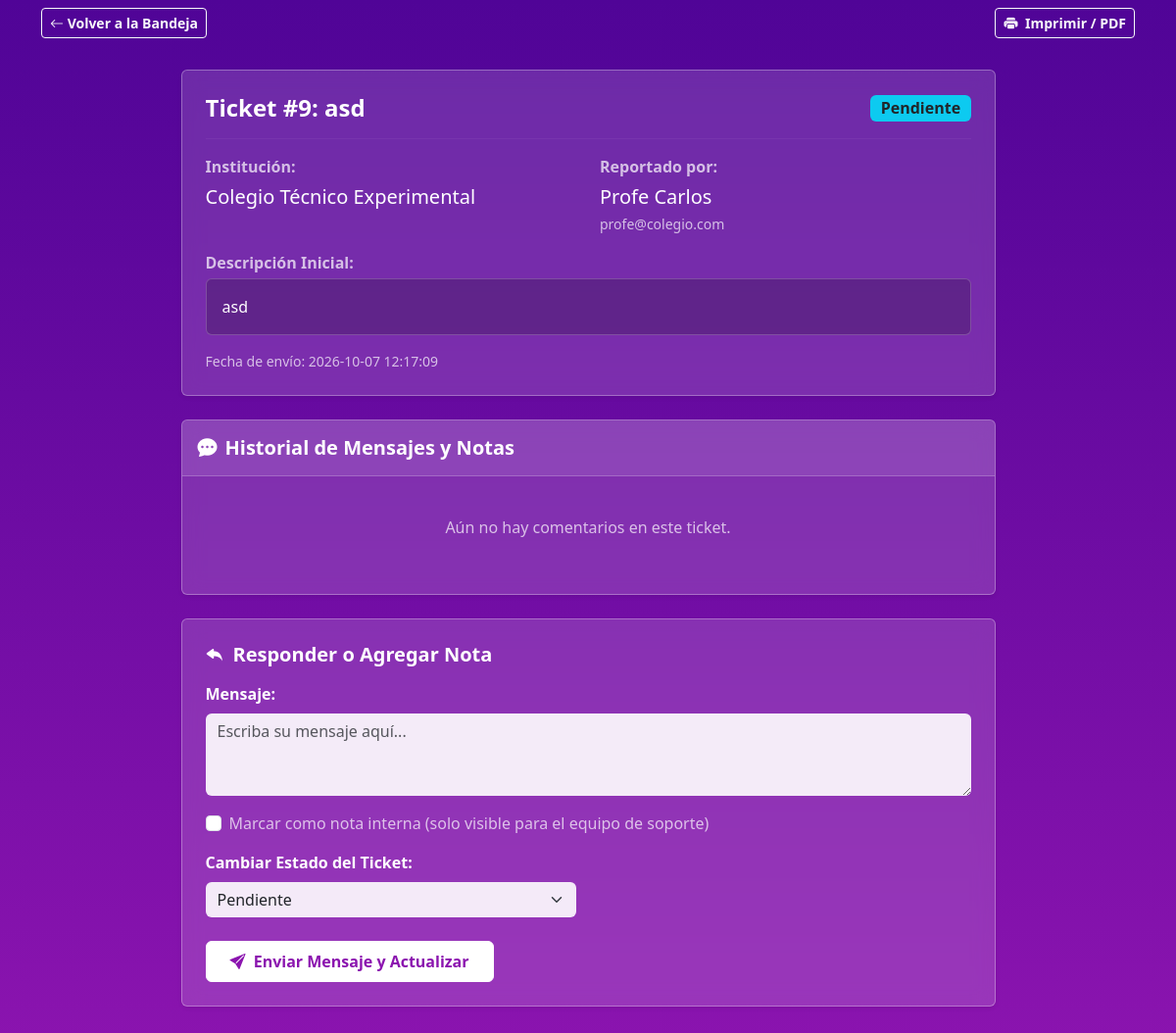
The page /ver_ticket.php?id=9 (signed in) on the database its author committed.
### tables this page shows
CREATE TABLE `tickets` (
  `ticket_id` int(11) NOT NULL,
  `colegio_id` int(11) NOT NULL,
  `usuario_id` int(11) NOT NULL,
  `asignado_a` int(11) DEFAULT NULL,
  `categoria` varchar(50) NOT NULL,
  `prioridad` enum('Baja','Media','Alta','Urgente') DEFAULT 'Media',
  `estado` enum('Pendiente','En Proceso','Resuelto','Cerrado') DEFAULT 'Pendiente',
  `asunto` varchar(150) NOT NULL,
  `descripcion` text NOT NULL,
  `archivo_adjunto` varchar(255) DEFAULT NULL,
  `fecha_creacion` datetime DEFAULT current_timestamp()
);

CREATE TABLE `colegios` (
  `colegio_id` int(11) NOT NULL,
  `nombre` varchar(100) NOT NULL,
  `codigo_institucion` varchar(50) NOT NULL,
  `correo_contacto` varchar(100) DEFAULT NULL
);

CREATE TABLE `usuarios` (
  `usuario_id` int(11) NOT NULL,
  `colegio_id` int(11) DEFAULT NULL,
  `nombre` varchar(100) NOT NULL,
  `correo` varchar(100) NOT NULL,
  `contrasena` varchar(255) NOT NULL,
  `rol` enum('profesor','administrativo','soporte') NOT NULL
);

### ver_ticket.php (the view, shortened to what this page needs)
<?php
include 'conexion.php';
$ticket_id = intval($_GET['id']);
$sql = "SELECT t.*, c.nombre AS nombre_colegio, u.nombre AS nombre_usuario, u.correo AS correo_usuario
        FROM tickets t
        INNER JOIN colegios c ON t.colegio_id = c.colegio_id
        INNER JOIN usuarios u ON t.usuario_id = u.usuario_id
        WHERE t.ticket_id = ?";
$stmt = mysqli_prepare($conexion, $sql);
mysqli_stmt_bind_param($stmt, "i", $ticket_id);
mysqli_stmt_execute($stmt);
$resultado = mysqli_stmt_get_result($stmt);
$ticket = mysqli_fetch_assoc($resultado);
$sql_comentarios = "SELECT c.*, u.nombre AS nombre_autor, u.rol AS rol_autor
                    FROM comentarios_tickets c
                    INNER JOIN usuarios u ON c.usuario_id = u.usuario_id
                    WHERE c.ticket_id = ?
                    ORDER BY c.fecha ASC";
$stmt_c = mysqli_prepare($conexion, $sql_comentarios);
mysqli_stmt_bind_param($stmt_c, "i", $ticket_id);
mysqli_stmt_execute($stmt_c);
$res_comentarios = mysqli_stmt_get_result($stmt_c);
?>
<!DOCTYPE html>
<html lang="es">
<head>
    <link href="https://cdn.jsdelivr.net/npm/bootstrap@5.3.3/dist/css/bootstrap.min.css" rel="stylesheet">
    <link rel="stylesheet" href="https://cdn.jsdelivr.net/npm/bootstrap-icons@1.11.3/font/bootstrap-icons.min.css">
</head>
<body>
    <nav class="navbar navbar-dark mb-4 ocultar-al-imprimir">
        <div class="container d-flex justify-content-between">
            <a class="btn btn-outline-light btn-sm fw-bold" href="admin_tickets.php">
                <i class="bi bi-arrow-left"></i> Volver a la Bandeja
            </a>
            <button onclick="window.print()" class="btn btn-outline-light btn-sm fw-bold">
                <i class="bi bi-printer-fill me-1"></i> Imprimir / PDF
            </button>
        </div>
    </nav>
    <div class="container mb-5">
        <div class="row justify-content-center">
            <div class="col-md-9">
                <div class="card card-glass shadow-sm mb-4">
                    <div class="card-body p-4">
                        <div class="d-flex justify-content-between align-items-center mb-3">
                            <h4 class="fw-bold mb-0">Ticket #<?php echo $ticket['ticket_id']; ?>: <?php echo htmlspecialchars($ticket['asunto']); ?></h4>
                            <span class="badge bg-info text-dark fs-6"><?php echo $ticket['estado']; ?></span>
                        </div>
                        <hr style="border-color: rgba(255,255,255,0.2);">
                        <div class="row mb-3">
                            <div class="col-md-6">
                                <p class="mb-1 text-muted-glass fw-bold">Institución:</p>
                                <p class="fs-5 mb-0"><?php echo htmlspecialchars($ticket['nombre_colegio']); ?></p>
                            </div>
                            <div class="col-md-6">
                                <p class="mb-1 text-muted-glass fw-bold">Reportado por:</p>
                                <p class="fs-5 mb-0"><?php echo htmlspecialchars($ticket['nombre_usuario']); ?></p>
                                <small class="text-muted-glass"><?php echo htmlspecialchars($ticket['correo_usuario']); ?></small>
                            </div>
                        </div>
                        <div class="mb-3">
                            <p class="mb-1 text-muted-glass fw-bold">Descripción Inicial:</p>
                            <div class="p-3 rounded border" style="background-color: rgba(0,0,0,0.2); border-color: rgba(255,255,255,0.2) !important;">
                                <?php echo nl2br(htmlspecialchars($ticket['descripcion'])); ?>
                            </div>
                        </div>
                        <p class="text-muted-glass small mb-0 mt-3">Fecha de envío: <?php echo $ticket['fecha_creacion']; ?></p>
                    </div>
                </div>
                <div class="card card-glass shadow-sm mb-4">
                    <div class="card-header py-3">
                        <h5 class="mb-0 fw-bold"><i class="bi bi-chat-dots-fill me-2"></i>Historial de Mensajes y Notas</h5>
                    </div>
                    <div class="card-body p-4">
                        <?php
                        if (mysqli_num_rows($res_comentarios) > 0) {
                            while ($com = mysqli_fetch_assoc($res_comentarios)) {
                                $esSoporte = ($com['rol_autor'] === 'soporte');
                                $esInterno = ($com['es_interno'] == 1);
                                if ($esInterno) {
                                    $claseCard = 'comentario-interno';
                                    $badgeRol = '<span class="badge bg-warning text-dark">Nota Interna (Privada)</span>';
                                } else {
                                    $claseCard = $esSoporte ? 'comentario-soporte' : 'comentario-usuario';
                                    $badgeRol = $esSoporte ? '<span class="badge bg-light text-dark">Soporte Técnico</span>' : '<span class="badge bg-secondary">Profesor / Colegio</span>';
                                }
                                echo "<div class='card mb-3 {$claseCard} shadow-sm rounded-4'>
                                    <div class='card-body'>
                                        <div class='d-flex justify-content-between align-items-center mb-2'>
                                            <strong>" . htmlspecialchars($com['nombre_autor']) . " {$badgeRol}</strong>
                                            <small class='text-white-50'>" . $com['fecha'] . "</small>
                                        </div>
                                        <p class='mb-0'>" . nl2br(htmlspecialchars($com['mensaje'])) . "</p>
                                    </div>
                                </div>";
                            }
                        } else {
                            echo "<p class='text-muted-glass text-center py-3'>Aún no hay comentarios en este ticket.</p>";
                        }
                        ?>
                    </div>
                </div>
                <div class="card card-glass shadow-sm ocultar-al-imprimir">
                    <div class="card-body p-4">
                        <h5 class="fw-bold mb-3"><i class="bi bi-reply-fill me-2"></i>Responder o Agregar Nota</h5>
                        <form method="POST" action="">
                            <div class="mb-3">
                                <label for="mensaje" class="form-label fw-bold">Mensaje:</label>
                                <textarea class="form-control" id="mensaje" name="mensaje" rows="3" placeholder="Escriba su mensaje aquí..."></textarea>
                            </div>
                            <div class="mb-3 form-check">
                                <input type="checkbox" class="form-check-input" id="es_interno" name="es_interno" value="1">
                                <label class="form-check-label text-muted-glass" for="es_interno">Marcar como nota interna (solo visible para el equipo de soporte)</label>
                            </div>
                            <div class="row mb-4">
                                <div class="col-md-6">
                                    <label for="nuevo_estado" class="form-label fw-bold">Cambiar Estado del Ticket:</label>
                                    <select class="form-select" id="nuevo_estado" name="nuevo_estado">
                                        <option value="Pendiente" <?php if($ticket['estado']=='Pendiente') echo 'selected'; ?>>Pendiente</option>
                                    </select>
                                </div>
                            </div>
                            <button type="submit" class="btn btn-morado fw-bold px-4 py-2">
                                <i class="bi bi-send-fill me-1"></i> Enviar Mensaje y Actualizar
                            </button>
                        </form>
                    </div>
                </div>
            </div>
        </div>
    </div>
</body>
</html>

### ver_ticket.php (style rules this page uses)
html, body { min-height: 100vh; margin: 0; background-image: linear-gradient(to bottom, rgb(80, 4, 151), rgb(139, 20, 175)) !important; background-attachment: fixed; color: #ffffff; }
.card-glass { background-color: rgba(255, 255, 255, 0.15) !important; backdrop-filter: blur(10px); -webkit-backdrop-filter: blur(10px); border: 1px solid rgba(255, 255, 255, 0.3) !important; color: #ffffff; }
.card-glass .card-header { background-color: rgba(255, 255, 255, 0.1) !important; border-bottom: 1px solid rgba(255, 255, 255, 0.2); }
.text-muted-glass { color: rgba(255, 255, 255, 0.7) !important; }
.form-control, .form-select { background-color: rgba(255, 255, 255, 0.9) !important; border: none; }
.btn-morado { background-color: #ffffff !important; border-color: #ffffff !important; color: rgb(139, 20, 175) !important; font-weight: 600; transition: all 0.3s ease; }

### rows shown on the page
tickets: ticket_id "9", asunto "asd", estado "Pendiente", colegio.nombre "Colegio Técnico Experimental", usuario.nombre "Profe Carlos", usuario.correo "profe@colegio.com", descripcion "asd", fecha_creacion "2026-10-07 12:17:09", nuevo_estado "Pendiente"
